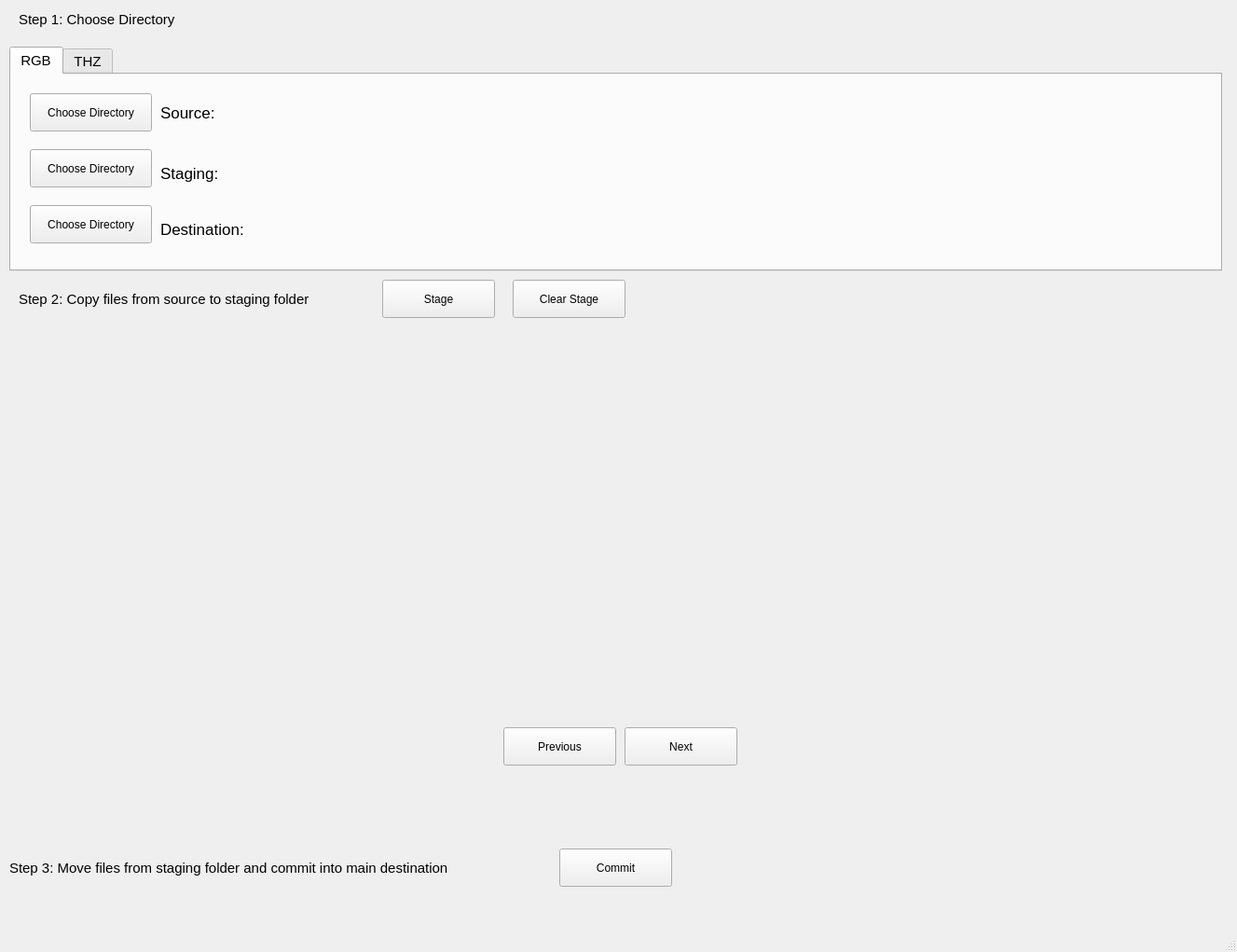
<?xml version="1.0" encoding="UTF-8"?>
<ui version="4.0">
 <class>MainWindow</class>
 <widget class="QMainWindow" name="MainWindow">
  <property name="geometry">
   <rect>
    <x>0</x>
    <y>0</y>
    <width>1327</width>
    <height>1021</height>
   </rect>
  </property>
  <property name="windowTitle">
   <string>Data Transfer UI</string>
  </property>
  <widget class="QWidget" name="centralwidget">
   <widget class="QTabWidget" name="tabWidget">
    <property name="geometry">
     <rect>
      <x>10</x>
      <y>50</y>
      <width>1301</width>
      <height>241</height>
     </rect>
    </property>
    <property name="font">
     <font>
      <pointsize>11</pointsize>
     </font>
    </property>
    <property name="currentIndex">
     <number>0</number>
    </property>
    <widget class="QWidget" name="tab">
     <attribute name="title">
      <string>RGB</string>
     </attribute>
     <widget class="QLabel" name="label_10">
      <property name="geometry">
       <rect>
        <x>260</x>
        <y>30</y>
        <width>681</width>
        <height>21</height>
       </rect>
      </property>
      <property name="font">
       <font>
        <pointsize>11</pointsize>
       </font>
      </property>
      <property name="text">
       <string/>
      </property>
     </widget>
     <widget class="QPushButton" name="pushButton_4">
      <property name="geometry">
       <rect>
        <x>20</x>
        <y>140</y>
        <width>131</width>
        <height>41</height>
       </rect>
      </property>
      <property name="font">
       <font>
        <pointsize>9</pointsize>
       </font>
      </property>
      <property name="text">
       <string>Choose Directory</string>
      </property>
     </widget>
     <widget class="QPushButton" name="pushButton_5">
      <property name="geometry">
       <rect>
        <x>20</x>
        <y>20</y>
        <width>131</width>
        <height>41</height>
       </rect>
      </property>
      <property name="font">
       <font>
        <pointsize>9</pointsize>
       </font>
      </property>
      <property name="text">
       <string>Choose Directory</string>
      </property>
     </widget>
     <widget class="QLabel" name="label_11">
      <property name="geometry">
       <rect>
        <x>160</x>
        <y>90</y>
        <width>101</width>
        <height>31</height>
       </rect>
      </property>
      <property name="font">
       <font>
        <pointsize>13</pointsize>
       </font>
      </property>
      <property name="text">
       <string>Staging:</string>
      </property>
     </widget>
     <widget class="QLabel" name="label_12">
      <property name="geometry">
       <rect>
        <x>160</x>
        <y>150</y>
        <width>121</width>
        <height>31</height>
       </rect>
      </property>
      <property name="font">
       <font>
        <pointsize>13</pointsize>
       </font>
      </property>
      <property name="text">
       <string>Destination:</string>
      </property>
     </widget>
     <widget class="QLabel" name="label_13">
      <property name="geometry">
       <rect>
        <x>260</x>
        <y>90</y>
        <width>671</width>
        <height>21</height>
       </rect>
      </property>
      <property name="font">
       <font>
        <pointsize>11</pointsize>
       </font>
      </property>
      <property name="text">
       <string/>
      </property>
     </widget>
     <widget class="QLabel" name="label_14">
      <property name="geometry">
       <rect>
        <x>160</x>
        <y>30</y>
        <width>91</width>
        <height>21</height>
       </rect>
      </property>
      <property name="font">
       <font>
        <pointsize>13</pointsize>
       </font>
      </property>
      <property name="text">
       <string>Source:</string>
      </property>
     </widget>
     <widget class="QPushButton" name="pushButton_6">
      <property name="geometry">
       <rect>
        <x>20</x>
        <y>80</y>
        <width>131</width>
        <height>41</height>
       </rect>
      </property>
      <property name="font">
       <font>
        <pointsize>9</pointsize>
       </font>
      </property>
      <property name="text">
       <string>Choose Directory</string>
      </property>
     </widget>
     <widget class="QLabel" name="label_15">
      <property name="geometry">
       <rect>
        <x>300</x>
        <y>150</y>
        <width>641</width>
        <height>21</height>
       </rect>
      </property>
      <property name="font">
       <font>
        <pointsize>11</pointsize>
       </font>
      </property>
      <property name="text">
       <string/>
      </property>
     </widget>
    </widget>
    <widget class="QWidget" name="tab_2">
     <attribute name="title">
      <string>THZ</string>
     </attribute>
     <widget class="QPushButton" name="pushButton">
      <property name="geometry">
       <rect>
        <x>20</x>
        <y>20</y>
        <width>131</width>
        <height>41</height>
       </rect>
      </property>
      <property name="font">
       <font>
        <pointsize>9</pointsize>
       </font>
      </property>
      <property name="text">
       <string>Choose Directory</string>
      </property>
     </widget>
     <widget class="QLabel" name="label_4">
      <property name="geometry">
       <rect>
        <x>160</x>
        <y>30</y>
        <width>91</width>
        <height>21</height>
       </rect>
      </property>
      <property name="font">
       <font>
        <pointsize>13</pointsize>
       </font>
      </property>
      <property name="text">
       <string>Source:</string>
      </property>
     </widget>
     <widget class="QLabel" name="label_5">
      <property name="geometry">
       <rect>
        <x>160</x>
        <y>90</y>
        <width>101</width>
        <height>31</height>
       </rect>
      </property>
      <property name="font">
       <font>
        <pointsize>13</pointsize>
       </font>
      </property>
      <property name="text">
       <string>Staging:</string>
      </property>
     </widget>
     <widget class="QLabel" name="label_6">
      <property name="geometry">
       <rect>
        <x>160</x>
        <y>150</y>
        <width>131</width>
        <height>31</height>
       </rect>
      </property>
      <property name="font">
       <font>
        <pointsize>13</pointsize>
       </font>
      </property>
      <property name="text">
       <string>Destination:</string>
      </property>
     </widget>
     <widget class="QLabel" name="label_7">
      <property name="geometry">
       <rect>
        <x>260</x>
        <y>30</y>
        <width>681</width>
        <height>21</height>
       </rect>
      </property>
      <property name="font">
       <font>
        <pointsize>11</pointsize>
       </font>
      </property>
      <property name="text">
       <string/>
      </property>
     </widget>
     <widget class="QLabel" name="label_8">
      <property name="geometry">
       <rect>
        <x>260</x>
        <y>90</y>
        <width>671</width>
        <height>21</height>
       </rect>
      </property>
      <property name="font">
       <font>
        <pointsize>11</pointsize>
       </font>
      </property>
      <property name="text">
       <string/>
      </property>
     </widget>
     <widget class="QLabel" name="label_9">
      <property name="geometry">
       <rect>
        <x>300</x>
        <y>150</y>
        <width>641</width>
        <height>21</height>
       </rect>
      </property>
      <property name="font">
       <font>
        <pointsize>11</pointsize>
       </font>
      </property>
      <property name="text">
       <string/>
      </property>
     </widget>
     <widget class="QPushButton" name="pushButton_2">
      <property name="geometry">
       <rect>
        <x>20</x>
        <y>80</y>
        <width>131</width>
        <height>41</height>
       </rect>
      </property>
      <property name="font">
       <font>
        <pointsize>9</pointsize>
       </font>
      </property>
      <property name="text">
       <string>Choose Directory</string>
      </property>
     </widget>
     <widget class="QPushButton" name="pushButton_3">
      <property name="geometry">
       <rect>
        <x>20</x>
        <y>140</y>
        <width>131</width>
        <height>41</height>
       </rect>
      </property>
      <property name="font">
       <font>
        <pointsize>9</pointsize>
       </font>
      </property>
      <property name="text">
       <string>Choose Directory</string>
      </property>
     </widget>
    </widget>
   </widget>
   <widget class="QLabel" name="label">
    <property name="geometry">
     <rect>
      <x>20</x>
      <y>360</y>
      <width>491</width>
      <height>451</height>
     </rect>
    </property>
    <property name="font">
     <font>
      <pointsize>13</pointsize>
     </font>
    </property>
    <property name="text">
     <string/>
    </property>
   </widget>
   <widget class="QPushButton" name="pushButton_7">
    <property name="geometry">
     <rect>
      <x>410</x>
      <y>300</y>
      <width>121</width>
      <height>41</height>
     </rect>
    </property>
    <property name="font">
     <font>
      <pointsize>9</pointsize>
     </font>
    </property>
    <property name="text">
     <string>Stage</string>
    </property>
   </widget>
   <widget class="QPushButton" name="pushButton_8">
    <property name="geometry">
     <rect>
      <x>600</x>
      <y>910</y>
      <width>121</width>
      <height>41</height>
     </rect>
    </property>
    <property name="font">
     <font>
      <pointsize>9</pointsize>
     </font>
    </property>
    <property name="text">
     <string>Commit</string>
    </property>
   </widget>
   <widget class="QPushButton" name="pushButton_9">
    <property name="geometry">
     <rect>
      <x>540</x>
      <y>780</y>
      <width>121</width>
      <height>41</height>
     </rect>
    </property>
    <property name="font">
     <font>
      <pointsize>9</pointsize>
     </font>
    </property>
    <property name="text">
     <string>Previous</string>
    </property>
   </widget>
   <widget class="QPushButton" name="pushButton_10">
    <property name="geometry">
     <rect>
      <x>670</x>
      <y>780</y>
      <width>121</width>
      <height>41</height>
     </rect>
    </property>
    <property name="font">
     <font>
      <pointsize>9</pointsize>
     </font>
    </property>
    <property name="text">
     <string>Next</string>
    </property>
   </widget>
   <widget class="QLabel" name="label_3">
    <property name="geometry">
     <rect>
      <x>140</x>
      <y>810</y>
      <width>321</width>
      <height>41</height>
     </rect>
    </property>
    <property name="font">
     <font>
      <pointsize>10</pointsize>
     </font>
    </property>
    <property name="text">
     <string/>
    </property>
   </widget>
   <widget class="QLabel" name="label_16">
    <property name="geometry">
     <rect>
      <x>970</x>
      <y>810</y>
      <width>271</width>
      <height>41</height>
     </rect>
    </property>
    <property name="font">
     <font>
      <pointsize>10</pointsize>
     </font>
    </property>
    <property name="text">
     <string/>
    </property>
   </widget>
   <widget class="QLabel" name="label_17">
    <property name="geometry">
     <rect>
      <x>580</x>
      <y>830</y>
      <width>181</width>
      <height>71</height>
     </rect>
    </property>
    <property name="font">
     <font>
      <pointsize>12</pointsize>
      <weight>75</weight>
      <bold>true</bold>
     </font>
    </property>
    <property name="text">
     <string/>
    </property>
   </widget>
   <widget class="QLabel" name="label_18">
    <property name="geometry">
     <rect>
      <x>20</x>
      <y>0</y>
      <width>301</width>
      <height>41</height>
     </rect>
    </property>
    <property name="font">
     <font>
      <pointsize>11</pointsize>
     </font>
    </property>
    <property name="text">
     <string>Step 1: Choose Directory</string>
    </property>
   </widget>
   <widget class="QLabel" name="label_19">
    <property name="geometry">
     <rect>
      <x>20</x>
      <y>300</y>
      <width>391</width>
      <height>41</height>
     </rect>
    </property>
    <property name="font">
     <font>
      <pointsize>11</pointsize>
     </font>
    </property>
    <property name="text">
     <string>Step 2: Copy files from source to staging folder</string>
    </property>
   </widget>
   <widget class="QLabel" name="label_20">
    <property name="geometry">
     <rect>
      <x>10</x>
      <y>910</y>
      <width>591</width>
      <height>41</height>
     </rect>
    </property>
    <property name="font">
     <font>
      <pointsize>11</pointsize>
     </font>
    </property>
    <property name="text">
     <string>Step 3: Move files from staging folder and commit into main destination</string>
    </property>
   </widget>
   <widget class="QLabel" name="label_2">
    <property name="geometry">
     <rect>
      <x>820</x>
      <y>360</y>
      <width>491</width>
      <height>451</height>
     </rect>
    </property>
    <property name="font">
     <font>
      <pointsize>13</pointsize>
     </font>
    </property>
    <property name="text">
     <string/>
    </property>
   </widget>
   <widget class="QPushButton" name="pushButton_11">
    <property name="geometry">
     <rect>
      <x>550</x>
      <y>300</y>
      <width>121</width>
      <height>41</height>
     </rect>
    </property>
    <property name="font">
     <font>
      <pointsize>9</pointsize>
     </font>
    </property>
    <property name="text">
     <string>Clear Stage</string>
    </property>
   </widget>
   <widget class="QLabel" name="label_21">
    <property name="geometry">
     <rect>
      <x>220</x>
      <y>850</y>
      <width>181</width>
      <height>41</height>
     </rect>
    </property>
    <property name="font">
     <font>
      <pointsize>10</pointsize>
     </font>
    </property>
    <property name="text">
     <string/>
    </property>
   </widget>
   <widget class="QLabel" name="label_22">
    <property name="geometry">
     <rect>
      <x>1040</x>
      <y>850</y>
      <width>181</width>
      <height>41</height>
     </rect>
    </property>
    <property name="font">
     <font>
      <pointsize>10</pointsize>
     </font>
    </property>
    <property name="text">
     <string/>
    </property>
   </widget>
   <widget class="QLabel" name="label_23">
    <property name="geometry">
     <rect>
      <x>690</x>
      <y>300</y>
      <width>271</width>
      <height>41</height>
     </rect>
    </property>
    <property name="font">
     <font>
      <pointsize>12</pointsize>
      <weight>75</weight>
      <bold>true</bold>
     </font>
    </property>
    <property name="text">
     <string/>
    </property>
   </widget>
  </widget>
  <widget class="QMenuBar" name="menubar">
   <property name="geometry">
    <rect>
     <x>0</x>
     <y>0</y>
     <width>1327</width>
     <height>26</height>
    </rect>
   </property>
  </widget>
  <widget class="QStatusBar" name="statusbar"/>
 </widget>
 <resources/>
 <connections/>
</ui>
